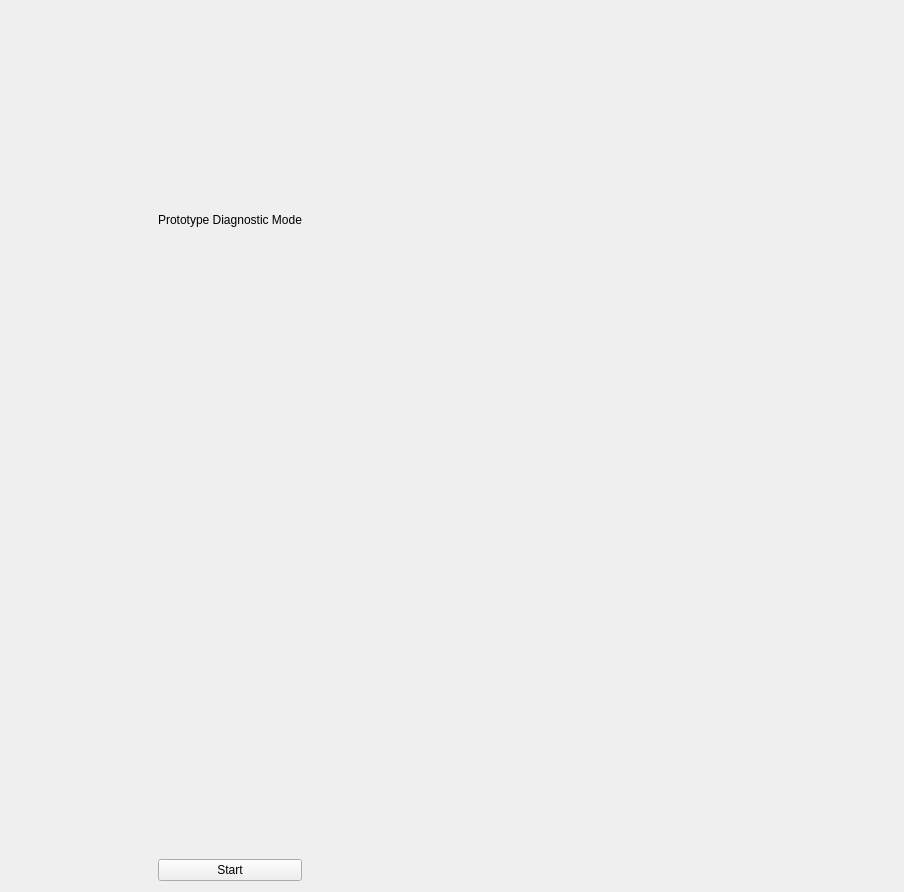
<?xml version="1.0" encoding="UTF-8"?>
<ui version="4.0">
 <class>Form</class>
 <widget class="QWidget" name="Form">
  <property name="geometry">
   <rect>
    <x>0</x>
    <y>0</y>
    <width>904</width>
    <height>892</height>
   </rect>
  </property>
  <property name="windowTitle">
   <string>Form</string>
  </property>
  <layout class="QGridLayout" name="gridLayout_2">
   <item row="0" column="1">
    <widget class="SmartDotTestPage" name="widget" native="true"/>
   </item>
   <item row="0" column="0">
    <layout class="QGridLayout" name="gridLayout">
     <item row="1" column="0">
      <widget class="PlotWidget" name="graph1" native="true"/>
     </item>
     <item row="0" column="1">
      <widget class="QLabel" name="label_2">
       <property name="text">
        <string>&lt;html&gt;&lt;head/&gt;&lt;body&gt;&lt;p align=&quot;center&quot;&gt;Prototype Diagnostic Mode&lt;/p&gt;&lt;/body&gt;&lt;/html&gt;</string>
       </property>
      </widget>
     </item>
     <item row="1" column="1">
      <widget class="PlotWidget" name="graph2" native="true"/>
     </item>
     <item row="1" column="2">
      <widget class="PlotWidget" name="graph3" native="true"/>
     </item>
     <item row="2" column="1">
      <widget class="QPushButton" name="btnStart">
       <property name="text">
        <string>Start</string>
       </property>
       <property name="checkable">
        <bool>false</bool>
       </property>
      </widget>
     </item>
    </layout>
   </item>
  </layout>
 </widget>
 <customwidgets>
  <customwidget>
   <class>PlotWidget</class>
   <extends>QWidget</extends>
   <header location="global">pyqtgraph</header>
   <container>1</container>
  </customwidget>
  <customwidget>
   <class>SmartDotTestPage</class>
   <extends>QWidget</extends>
   <header>SmartDotTestPage</header>
   <container>1</container>
  </customwidget>
 </customwidgets>
 <resources/>
 <connections/>
</ui>
